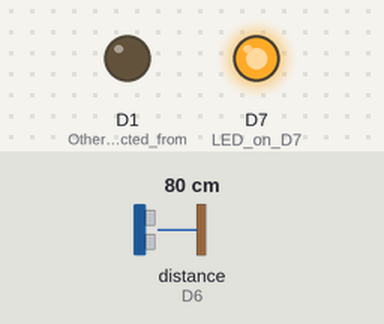
The sketch below on a simulated ESP8266 (NodeMCU). Parts: output pins drawn as LEDs (lit = HIGH). Wiring (inferred from the names in the program): ultrasonic range finder: trigger D2; echo D6. The test bench sets the inputs (shaded band); at power-on: distance to the obstacle (sensor on D6) 80 cm. The echo pulse lasts 58.3 µs per cm; pins used as bus, display or sensor lines are not drawn.

Above: at 1.2 s.
1.3 s: distance to the obstacle (sensor on D6) set to 38 cm
2.8 s: distance to the obstacle (sensor on D6) set to 32 cm
At 4.0 s:
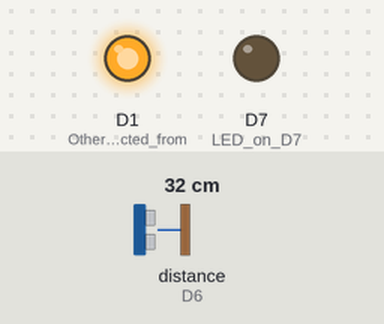
4.3 s: distance to the obstacle (sensor on D6) set to 35 cm
At 5.5 s:
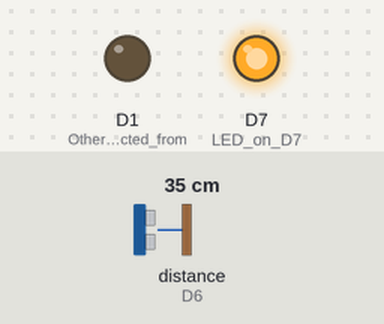
5.8 s: distance to the obstacle (sensor on D6) set to 2 cm
At 6.8 s:
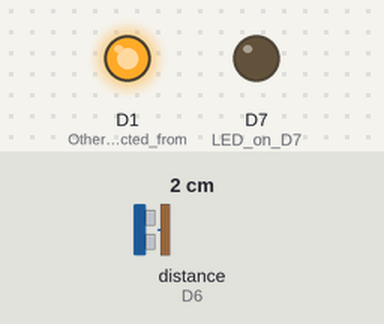
Timing chart, 0 to 8.3 s (numbered marks = the images above; inputs shaded):
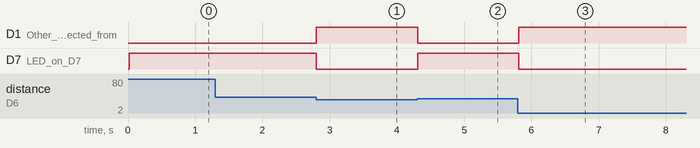

The sketch:

rangefinder.ino
```cpp
//T4A01-RangeFinder-Name.ino


// EXAMPLE

//using Ultrasonic Range Finder from Robotshop

//http://www.robotshop.com/ca/en/hc-sr04-ultrasonic-range-finder.html


unsigned long duration;


void setup()

{


    pinMode(D7, OUTPUT);   // LED on D7

    pinMode(D1, OUTPUT);   // Other LED connected from D1 through resistor to ground


                           // ultrasonic range finder Robotshop RB-lte-54


                           // GND pin goes to ground

    pinMode(D6, INPUT);    // echo

    pinMode(D2, OUTPUT);   // Trig

                           // VCC pin goes to VIN on the photon


}


void loop(){


        delay(10);                      // even cicuits need a break

        digitalWrite(D2, HIGH);         // activate trigger

        delayMicroseconds(10);

        digitalWrite(D2, LOW);          // de-activate trigger


        duration = pulseIn(D6, HIGH);   // how long until a reply?

                                        // a blocking call so may wait a few seconds


        if (duration > 2000    ){        // raw data from 200 to 16000

                                        // where  2000 raw = ~35cm,  4000 raw = ~80cm

            digitalWrite(D7, HIGH);     // D7 Blue LED on if far

            digitalWrite(D1, LOW);      // Other LED off

        } else {

            digitalWrite(D7, LOW);      // D7 Blue LED off

            digitalWrite(D1, HIGH);     // Other LED on if Close


        }

}
```

Measured:
- the behaviour switches between 35 and 34 cm on distance to the obstacle (sensor on D6) (found by bisection; images 0 and 1)
- after the input at 1.3 s, every drawn part: stays the same
- after the input at 2.8 s, D1 (Other_LED_connected_from): LOW → HIGH at once; D7 (LED_on_D7): HIGH → LOW at once
- after the input at 4.3 s, D1 (Other_LED_connected_from): HIGH → LOW at once; D7 (LED_on_D7): LOW → HIGH at once
- after the input at 5.8 s, D1 (Other_LED_connected_from): LOW → HIGH at once; D7 (LED_on_D7): HIGH → LOW at once
